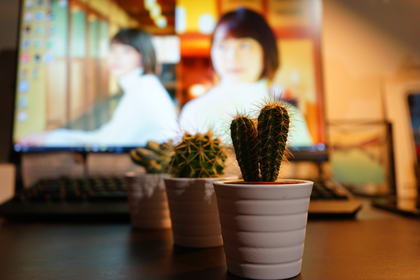
%> input picture FDFigures/plant2.ppm, 420 x 280 px, shrunk from 600 x 400 before the run
$ octave cw_main.m   (GNU Octave 9; MATLAB toolbox functions it lacks are replaced by stand-ins)
%> lines starting %> are read from the running program, lines starting %| are printed output that depends on the picture
### harris.m
function [cim, r, c] = harris(im, thresh, radius)

    error(nargchk(2,5,nargin));

    dx = [-1 0 1; -1 0 1; -1 0 1]; % Derivative masks
    dy = dx';

    Ix = conv2(im, dx, 'same');    % Image derivatives
    Iy = conv2(im, dy, 'same');

    % Generate Gaussian filter of size 6*sigma (+/- 3sigma) and of
    % minimum size 1x1.
    %g = fspecial('gaussian',max(1,fix(6*sigma)), sigma);
    temp = [0.03 0.105 0.222 0.286 0.222 0.105 0.03];
    g = temp'*temp;

    Ix2 = conv2(Ix.^2, g, 'same'); % Smoothed squared image derivatives
    Iy2 = conv2(Iy.^2, g, 'same');
    Ixy = conv2(Ix.*Iy, g, 'same');

    cim = ((Ix2.*Iy2 - Ixy.^2)./(Ix2 + Iy2 + eps)); % Harris corner measure

    % Alternate Harris corner measure used by some.  Suggested that
    %k=0.04; %- I find this a bit arbitrary and unsatisfactory.
    %cim = (Ix2.*Iy2 - Ixy.^2) - k*(Ix2 + Iy2).^2;


	% Extract local maxima by performing a grey scale morphological
	% dilation and then finding points in the corner strength image that
	% match the dilated image and are also greater than the threshold.
	sze = 2*radius+1;                   % Size of mask.
	mx = ordfilt2(cim,sze^2,ones(sze)); % Grey-scale dilate.
	cimmx = (cim==mx)&(cim>thresh);       % Find maxima.

	[r,c] = find(cimmx);                  % Find row,col coords.
    end

### getAutoInterestPoints.m
%Harris interest point detector
function [cim, x, y] = getAutoInterestPoints(imgExample, thresh, radius)

[cim, x, y] = harris(imgExample, thresh, radius);

end

### harrisDetector.m
function [x, y] = harrisDetector(imageName, patchSize, threshold, radius)
    if size(size(imread(imageName)),2) == 2
        imgExample = (imread(imageName));
    else
        imgExample = rgb2gray(imread(imageName));
    end
    [cim, x, y] = getAutoInterestPoints(imgExample, threshold, radius);
    [x, y] = removeEdgePoints(imgExample, x, y, patchSize);
end

### removeEdgePoints.m
function [x, y] = removeEdgePoints(imgExample, x, y, patchSize)
    %Remove edges at boundary
    [R, C] = size(imgExample);
    removalInx = [];
    for i = 1:size(x)
        if(x(i) < patchSize/2 || x(i) > R - patchSize/2)
            removalInx = [removalInx, i];
        end
        if(y(i) < patchSize/2 || y(i) > C - patchSize/2)
            removalInx = [removalInx, i];
        end
    end
    removalInx = unique(removalInx);
    x(removalInx) = [];
    y(removalInx) = [];
end

### getDescriptors.m
function res = getDescriptors(imgExample, x, y, patchSize, colorHistogram)
    descriptors = zeros(size(x,1), patchSize*patchSize);  % descriptor of size N*M
    colorHistDescriptors = zeros(size(x,1), 256);
    for k = 1:size(x)
        xPatch = x(k) - (patchSize/2);
        yPatch = y(k) - (patchSize/2);
        patchData = zeros(1, patchSize*patchSize);
        for i = 1:patchSize
            for j = 1:patchSize
                patchData(:,(i-1)*patchSize+j) = imgExample(xPatch+i, yPatch+j);
            end
        end
        if colorHistogram
            colorHistDescriptors(k,:) = histcounts(patchData, 256);
        else
            descriptors(k,:) = patchData;
        end
    end
    if colorHistogram
       res = colorHistDescriptors;
    else
       res = descriptors;
    end
end

### keepEqualNumPoints.m
function [sSizeDesp, lSizeDesp, SX, SY, LX, LY] = keepEqualNumPoints(sSizeDescriptors, lSizeDescriptors, sx, sy, lx, ly, inlinerFactor)
    %Use NN search to find equal pairs of closest interest points
    sSizeDesp = [];
    lSizeDesp = [];
    SX = [];
    SY = [];
    LX = [];
    LY = [];
    [nearestIndex, distance] = knnsearch(lSizeDescriptors, sSizeDescriptors, 'Distance', 'cityblock');
    inlinerFlag = distance < mean(distance)*inlinerFactor;
    for i = 1:size(inlinerFlag)
        if inlinerFlag(i)
            sSizeDesp = [sSizeDesp; sSizeDescriptors(i,:)];
            lSizeDesp = [lSizeDesp; lSizeDescriptors(nearestIndex(i),:)];
            SX = [SX, sx(i,:)'];
            SY = [SY, sy(i,:)'];
            LX = [LX, lx(nearestIndex(i), :)];
            LY = [LY, ly(nearestIndex(i), :)];
        end
    end
end

### matchDescriptorSize.m
function [desp1, desp2, X1, Y1, X2, Y2] = matchDescriptorSize(descriptors1, descriptors2, x1, y1, x2, y2, method)
    %When the method is 'Norm8Points', only 8 pairs of interest points will
    %be used, hence use NN method to find 8 pairs of closest interest points
    %When the method is 'RANSAC', equal pairs of interest points will be
    %used, hence use NN method to find equal pairs of closest interest
    %points
    inlinerFactor = 1.8;
    if size(descriptors2, 1) >= size(descriptors1, 1)
        if strcmp(method, 'Norm8Points')
            [desp1, desp2, X1, Y1, X2, Y2] = keepEightNearestPoints(descriptors1, descriptors2, x1, y1, x2, y2, inlinerFactor);
        elseif strcmp(method, 'RANSAC')
            [desp1, desp2, X1, Y1, X2, Y2] = keepEqualNumPoints(descriptors1, descriptors2, x1, y1, x2, y2, inlinerFactor);
        elseif strcmp(method, 'SortedDist')
            [desp1, desp2, X1, Y1, X2, Y2] = keepEqualNumPointsSortedDist(descriptors1, descriptors2, x1, y1, x2, y2, inlinerFactor);
        end
    elseif size(descriptors2, 1) < size(descriptors1, 1)
        if strcmp(method, 'Norm8Points')
            [desp2, desp1, X2, Y2, X1, Y1] = keepEightNearestPoints(descriptors2, descriptors1, x2, y2, x1, y1, inlinerFactor);
        elseif strcmp(method, 'RANSAC')
            [desp2, desp1, X2, Y2, X1, Y1] = keepEqualNumPoints(descriptors2, descriptors1, x2, y2, x1, y1, inlinerFactor);
        elseif strcmp(method, 'SortedDist')
            [desp2, desp1, X2, Y2, X1, Y1] = keepEqualNumPointsSortedDist(descriptors2, descriptors1, x2, y2, x1, y1, inlinerFactor);
        end
    end
end

### getHomographyMatrix.m
function [res, inliers, status] = getHomographyMatrix(x1, y1, x2, y2, method, nTrials)
    %[x2, y2] = rearrangePoints(nearestIndex, x2, y2);
    confidence = 99;
    threshold = 10;

    statusCode = struct('NoError',           int32(0),...
                    'NotEnoughPts',      int32(1),...
                    'NotEnoughInliers',  int32(2));

    n = size(x1,2);
    if(n >= 4)
        if strcmp(method, 'default')

            rows0 = zeros(3, n);
            rowsXY = -[x1; y1; ones(1,n)];
            hx = [rowsXY; rows0; x2.*x1; x2.*y1; x2];
            hy = [rows0; rowsXY; y2.*x1; y2.*y1; y2];
            h = [hx hy];
            [U, ~, V] = svd(h');
            res = (reshape(V(:,9), 3, 3)).';
            res = res./res(3,3);
            inliers(:) = true(1, n);
            status = statusCode.NoError;
        else
            if(size(x1,2) > size(x2,2))
                nPts = size(x2,2);
            else
                nPts = size(x1,2);
            end
            inliers = false(nPts, 1);
            maxNTrials = nTrials;
            curNTrials = 0;
            bestNInliers = 0;
            logOneMinusConf = log(1 - confidence);
            oneOverNPts = 1 / nPts;

              while curNTrials < maxNTrials
                [d, H] = estHomoMatrix(x1, y1, x2, y2);

                [curInliers, curNInliers] = findInliers(d, threshold);

                if bestNInliers < curNInliers
                    bestNInliers = curNInliers;
                    res = H;
                    inliers = curInliers;
                    % Update the number of trials
                    %maxNTrials = updateNumTrials(oneOverNPts, logOneMinusConf, curNInliers, maxNTrials);
                end
                curNTrials = curNTrials + 1;
              end

              if bestNInliers >= 4
                status = statusCode.NoError;
                res = res./res(3,3);
              else
                status = statusCode.NotEnoughInliers;
                res=zeros(3,3);
              end

        end
    else
        status = statusCode.NotEnoughInliers;
        inliers = false(n, 1);
        res=zeros(3,3);
    end


%==========================================================================
% Randomly select 4 points and compute the homography matrix.
%==========================================================================
function [d, H] = estHomoMatrix(x1, y1, x2, y2)

pts = datasample([x1; y1; x2; y2;] ,4 , 2,  'Replace', false);
H = norm4Point(pts(1,:), pts(2,:), pts(3,:), pts(4,:));
d = calHADistance(x1, y1, x2, y2, H);

function res = norm4Point(x1, y1, x2, y2)

rows0 = zeros(3, 4);
rowsXY = -[x1; y1; ones(1,4)];
hx = [rowsXY; rows0; x2.*x1; x2.*y1; x2];
hy = [rows0; rowsXY; y2.*x1; y2.*y1; y2];
h = [hx hy];
[U, ~, V] = svd(h');
res = (reshape(V(:,9), 3, 3)).';

function d = calHADistance(x1, y1, x2, y2, H)

% [7 lines of commented-out code are left out]
q = H * [x1; y1; ones(1, size(x1,2))];
p = q(3,:);
transPoints = [q(1,:)./p; q(2,:)./p];

%Calculate the homography accuracy HA
disM = [x2; y2] - transPoints([1,2], :);
d = hypot(disM(1,:), disM(2,:));

function [curInliers, curNInliers] = findInliers(d, threshold)

idx = 1;
curNInliers = 0;
curInliers = false(size(d,2), 1);
while(idx <= size(d,2))
    if(d(idx) <= threshold)
        curNInliers = curNInliers + 1;
        curInliers(idx) = true;
    end
    idx = idx + 1;
end

%==========================================================================
% Update the number of trials based on the desired confidence and the
% inlier ratio.
% Referenced from Matlab estimateFundamentalMatrix.m function
%==========================================================================
% [18 lines left out: function updateNumTrials, not called in this run]

### getHomoAccuracy.m
function [HA, HD] = getHomoAccuracy(oriPoints, transPoints)
    %HD is computed as the sum of difference between transformed points and
    %the original points
    %HA is computed as the rate where the transformed points is identical
    %to the original points
    HA = 0;
    HD = abs(oriPoints - transPoints);
    correctMapped = HD < ones(2, size(HD, 2));
    for i = 1:size(correctMapped,2)
        if correctMapped(1,i) && correctMapped(1,i)
            HA = HA + 1;
        end
    end
    HA = HA / size(correctMapped,2); %Homography Accuracy
    HD = sum(sum(HD));

end

### getFundamentalMatrix.m
function [F, inliers] = getFundamentalMatrix(pts1, pts2, method, numTrials)
    integerClass = 'int32';
    outputClass = 'double';
    distanceThreshold = 10;
    conf = 0.99;

    threshold = cast(distanceThreshold, outputClass);
    nTrials = cast(numTrials, integerClass);
    numPts = cast(size(pts1, 1), integerClass);
    inliers = false(numPts, 1);
    homoPts1 = coder.nullcopy(zeros(3, numPts, outputClass));
    homoPts2 = coder.nullcopy(zeros(3, numPts, outputClass));
    homoPts1(3, :)   = 1;
    homoPts2(3, :)   = 1;

    homoPts1(1:2, :) = pts1';
    homoPts2(1:2, :) = pts2';

    if strcmp(method, 'Norm8Points')
        F = norm8Point(homoPts1, homoPts2, outputClass, integerClass);
        inliers = ones(1, numPts);
    elseif strcmp(method, 'RANSAC')
        inliers(:) = ransac(outputClass, integerClass, homoPts1, homoPts2, numPts, nTrials,...
        threshold, conf);
        % Compute the fundamental matrix from the inliers
        F = norm8Point(homoPts1(:, inliers), homoPts2(:, inliers), outputClass,...
        integerClass);
    end
end

% Compute the distance of points according to a fundamental matrix.
% [10 lines left out: function computeDistance, not called in this run]

% Randomly select 8 points and compute the fundamental matrix.
% [8 lines left out: function estTFormDistance, not called in this run]


% Function norm8Point computes the fundamental matrix using THE NORMALIZED
% 8-POINT ALGORITHM as described in page 281 of the following reference:
%   R. Hartley, A. Zisserman, "Multiple View Geometry in Computer Vision,"
%   Cambridge University Press, 2003.
% [39 lines left out: functions norm8Point, findInliers, not called in this run]


% Update the number of trials based on the desired confidence and the
% inlier ratio.
% [53 lines left out: functions updateNumTrials, ransac, not called in this run]

### cw_main.m
init;
%> (this line was passed over: init is not available in this run)
patchSize = 32;

%% Q1.2.a) Harris interest point detector
imageName1 = 'FDFigures/plant2.ppm';
imageName2 = 'FDFigures/plant3.ppm';

if size(size(imread(imageName1)),2) == 2
    imgExample1 = (imread(imageName1));
    imgExample2 = (imread(imageName2));
else
    imgExample1 = rgb2gray(imread(imageName1));
%> imgExample1: size 280x420 uint8; min 0, max 251, mean 114.5
    imgExample2 = rgb2gray(imread(imageName2));
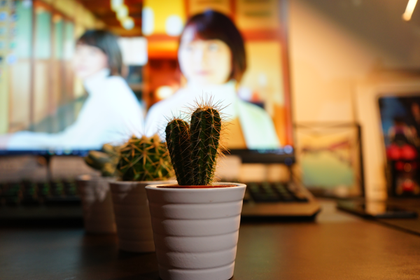
%> input picture FDFigures/plant3.ppm, 420 x 280 px, shrunk from 600 x 400 before the run
%> imgExample2: size 280x420 uint8; min 0, max 254, mean 120.2
end


[x1, y1] = harrisDetector(imageName1, patchSize, 100, 10);
%> in harris, `cimmx = (cim==mx)&(cim>thresh);`:
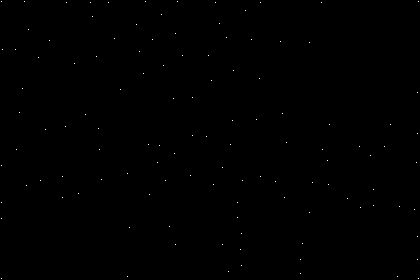
%> cimmx: size 280x420 logical; 0.1% white in thin lines or dots
%> in harris, `[r,c] = find(cimmx);`: r = 117 values from 2 to 279; c = 117 values from 2 to 419
%> in getAutoInterestPoints, `[cim, x, y] = harris(imgExample, thresh, radius);`: x = 117 values, max 279 at index 5, min 2 at index 1, mean 133.3; y = 117 values from 2 to 419
%> after the loop in removeEdgePoints, `for i = 1:size(x)`: removalInx = 34 values from 1 to 117
%> in removeEdgePoints, `removalInx = unique(removalInx);`: removalInx = 30 values from 1 to 117
%> in harrisDetector, `[x, y] = removeEdgePoints(imgExample, x, y, patchSize);`: x = 87 values, max 260 at index 70, min 17 at index 17, mean 136.6; y = 87 values from 16 to 400
%> x1 has the same summary as x in harrisDetector; y1 = 87 values from 16 to 400
[x2, y2] = harrisDetector(imageName2, patchSize, 100, 10);
%> call 2 of harris, with thresh = 100, radius = 10
%> in harris (call 2), `Ixy = conv2(Ix.*Iy, g, 'same');`:
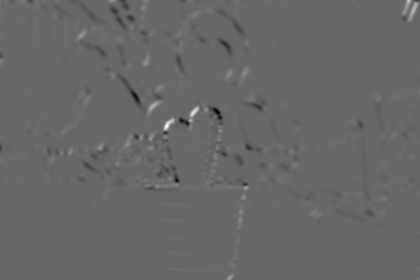
%> Ixy: size 280x420 double; min -34222.6, max 49677.9, mean -71.6; drawn with min black and max white
%> in harris (call 2), `cimmx = (cim==mx)&(cim>thresh);`: cimmx: size 280x420 logical; 0.1% white in thin lines or dots
%> in harris (call 2), `[r,c] = find(cimmx);`: r = 115 values from 2 to 279; c = 115 values from 2 to 419
%> x2 = 84 values, max 263 at index 54, min 16 at index 23, mean 141.4; y2 = 84 values from 24 to 398


%% Q1.2.b)
%Get color histogram descriptor
colorHistogram = true; %Using the intensity at each pixel of the map is better than using color histogram
descriptors1 = getDescriptors(imgExample1, x1, y1, patchSize, colorHistogram);
%> the loop in getDescriptors, `for k = 1:size(x)` made 87 passes
%> (xPatch, yPatch) on passes 1 to 12: (34, 0), (134, 1), (97, 4), (73, 7), (170, 11), (14, 13), (42, 23), (165, 25), (114, 30), (25, 34), (161, 47), (182, 47)
%> after the loop in getDescriptors, `for k = 1:size(x)`:
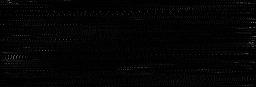
%> colorHistDescriptors: size 87x256 double; min 0, max 110, mean 4
%> after the loop in getDescriptors, `for k = 1:size(x)`: descriptors: size 87x1024 double; every value is 0
%> after the loop in getDescriptors, `for k = 1:size(x)`: patchData = 1024 values, max 173 at index 19, min 5 at index 727, mean 69.01
descriptors2 = getDescriptors(imgExample2, x2, y2, patchSize, colorHistogram);
%> call 2 of getDescriptors, with patchSize = 32, colorHistogram = true
%> the loop in getDescriptors (call 2), `for k = 1:size(x)` made 84 passes
%> (xPatch, yPatch) on passes 1 to 12: (165, 8), (114, 13), (46, 29), (101, 34), (118, 34), (2, 42), (43, 46), (115, 47), (166, 47), (137, 48), (24, 65), (161, 66)
%> after the loop in getDescriptors (call 2), `for k = 1:size(x)`:
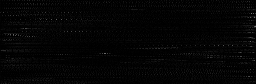
%> colorHistDescriptors: size 84x256 double; min 0, max 124, mean 4
%> after the loop in getDescriptors (call 2), `for k = 1:size(x)`: descriptors: size 84x1024 double; every value is 0
%> after the loop in getDescriptors (call 2), `for k = 1:size(x)`: patchData = 1024 values, max 164 at index 33, min 16 at index 632, mean 73.68

%feature detection and descriptor by SIFT
%[features1, descriptors1] = vl_sift(single(imgExample1), 'EdgeThresh', 3);
%[features2, descriptors2] = vl_sift(single(imgExample2), 'EdgeThresh', 3);

%Show interest points
subplot(1,2,1);
imshow(imageName1);
title('Interest points detection for Test image 1');
hold on;
%plot(features1(1,:), features1(2,:), 'rx');
plot(y1,x1,'rx');
hold off;

subplot(1,2,2);
imshow(imageName2);
title('Interest points detection Test image 2');
hold on;
%plot(features2(1,:), features2(2,:), 'rx');
plot(y2,x2,'rx');
hold off;


%[descriptors1, descriptors2, x1, y1, x2, y2] = matchDescriptorSize(descriptors1', descriptors2', features1(1,:)', features1(2,:)', features2(1,:)', features2(2,:)', 'Norm8Points');
%[descriptors1, descriptors2, x1, y1, x2, y2] = matchDescriptorSize(descriptors1', descriptors2', features1(1,:)', features1(2,:)', features2(1,:)', features2(2,:)', 'RANSAC');
%[descriptors1, descriptors2, x1, y1, x2, y2] = matchDescriptorSize(descriptors1, descriptors2, x1, y1, x2, y2, 'Norm8Points');
[descriptors1, descriptors2, x1, y1, x2, y2] = matchDescriptorSize(descriptors1, descriptors2, x1, y1, x2, y2, 'RANSAC');
%> in keepEqualNumPoints, `[nearestIndex, distance] = knnsearch(lSizeDescriptors, sSizeDescriptor..`: nearestIndex = 84 values, max 87 at index 68, min 3 at index 57, mean 46.57; distance = 84 values, max 1562 at index 20, min 452 at index 12, mean 960.8
%> in keepEqualNumPoints, `inlinerFlag = distance < mean(distance)*inlinerFactor;`: inlinerFlag = 84 logical values, 84 true
%> the loop in keepEqualNumPoints, `for i = 1:size(inlinerFlag)` made 84 passes
%> (SX, SY, LX, LY) on passes 1 to 3: (181, 24, 114, 283), ([181 130], [24 29], [114 145], [283 149]), ([181 130 62], [24 29 45], [114 145 41], [283 149 50])
%> (SX, SY) on pass 16: ([181 130 62 117 134 18 59 131 182 153 40 177 232 92 26 198], [24 29 45 50 50 58 62 63 63 64 81 82 83 86 103 103])
%> after the loop in keepEqualNumPoints, `for i = 1:size(inlinerFlag)`: LX = 84 values, max 234 at index 16, min 17 at index 75, mean 127; LY = 84 values, max 400 at index 68, min 20 at index 57, mean 207.2; SX has the same summary as x2 outside keepEqualNumPoints; SY = 84 values from 24 to 398
%> in matchDescriptorSize, `[desp2, desp1, X2, Y2, X1, Y1] = keepEqualNumPoints(descriptors2, desc..`: X2 has the same summary as x2 outside matchDescriptorSize; X1 has the same summary as LX in keepEqualNumPoints; Y1 has the same summary as LY in keepEqualNumPoints
%> x1 has the same summary as LX in keepEqualNumPoints; y1 has the same summary as LY in keepEqualNumPoints

%Show interest points
figure;
subplot(1,2,1);
imshow(imageName1);
title('NN paired patches Test image 1');
hold on;
plot(y1,x1,'rx');
hold off;

subplot(1,2,2);
imshow(imageName2);
title('NN paired patches Test image 2');
hold on;
plot(y2,x2,'rx');
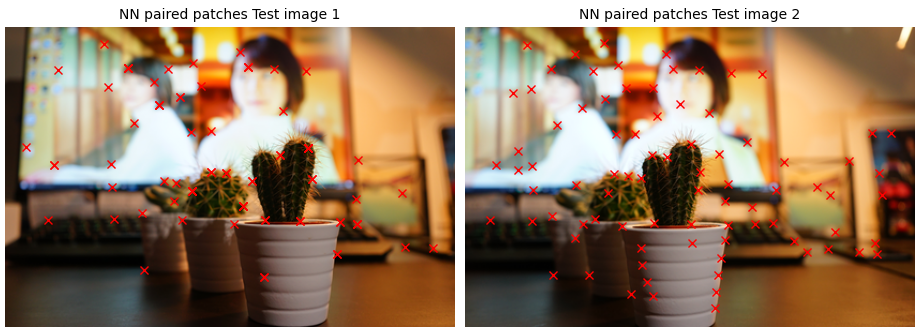
%> figure redrawn from the program's plot data, 2 panels
hold off;

%% Q1.2.c)
%nearestIndex[i] = x means that ith descriptor1 is nearest to xth
%descriptor2
%[nearestIndex, distance] = knnsearch(descriptors2, descriptors1, 'Distance', 'cityblock');

%% Q1.3.a) Q1.3.c)
[h, status1] = getHomographyMatrix(x1, y1, x2, y2, 'RANSAC', 10000);
%> the loop in getHomographyMatrix, `while curNTrials < maxNTrials` made 10000 passes
%> (curNInliers, bestNInliers) on passes 1, 9, 36, 43: (4, 4), (5, 5), (7, 7), (16, 16)
%> curNInliers on passes 2 to 7: 4, 4, 4, 4, 4, 4
%> after the loop in getHomographyMatrix, `while curNTrials < maxNTrials`: bestNInliers = 22; curNTrials = 10000; inliers = 84 logical values, 22 true; res = [-0.0512 0.00144 -0.439; 0.00569 -0.0497 0.894; 1.66e-05 2.42e-05 -0.0584]
%> in getHomographyMatrix, `res = res./res(3,3);`: res = [0.878 -0.0247 7.52; -0.0974 0.851 -15.31; -0.000285 -0.000414 1]
%> h has the same summary as res in getHomographyMatrix; status1 = 84 logical values, 22 true

%Obtain the projection points from image 2 to image 1
homoTransPoints = h*[x1;y1;ones(1,size(x1,2))];
oneOverHomoZ=(1./homoTransPoints(3,:));
%> oneOverHomoZ = 84 values, max 1.29 at index 68, min 1.03 at index 3, mean 1.14
oneOverHomoZ=[oneOverHomoZ; oneOverHomoZ; oneOverHomoZ];
%> oneOverHomoZ = 84 columns, first 8: [1.18 1.11 1.03 1.13 1.08 1.13 1.06 1.27; 1.18 1.11 1.03 1.13 1.08 1.13 1.06 1.27; 1.18 1.11 1.03 1.13 1.08 1.13 1.06 1.27]
transPoints = oneOverHomoZ.*homoTransPoints; %Change from homogeneous coordinate to imhomogeneous coordinates
%> transPoints = 84 columns, first 8: [118.3 146.2 43.69 156.6 128.3 165.2 58.46 227.8; 252.2 108.6 24.04 134.3 61.15 116.3 65.39 359.9; 1 1 1 1 1 1 1 1]

%Calculate the homography accuracy HA
[HA, HD] = getHomoAccuracy([x2; y2], transPoints([1,2], :));
%> in getHomoAccuracy, `HD = abs(oriPoints - transPoints);`: HD = 84 columns, first 8: [62.68 16.18 18.31 39.6 5.72 147.2 0.542 96.78; 228.2 79.58 20.96 84.28 11.15 58.32 3.39 296.9]
%> in getHomoAccuracy, `HA = HA / size(correctMapped,2);`: HA = 0.167
%> in getHomoAccuracy, `HD = sum(sum(HD));`: HD = 9587.1
%> HA = 0.167; HD = 9587.1

% Draw the projected point back to image 1
figure;
imshow(imageName2);
title('Projected figure from image 1 to image 2');
hold on;
plot(transPoints(2,:), transPoints(1,:), 'rx');
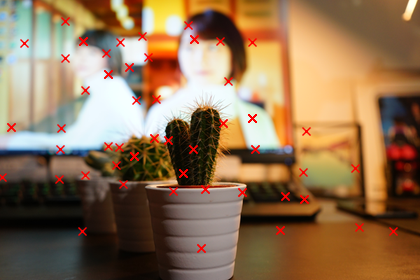
%> figure redrawn from the program's plot data; its title reads 'Projected figure from image 1 to image 2'
hold off;


%% Q1.3.b) Q1.3.d) Computing fundamental matrix F, where x'^TFx = 0
%Using MATLAB build-in function
%[F,inliersIndex] = estimateFundamentalMatrix([x1', y1'],[x2', y2'], 'Method', 'Norm8Point');
%[F,inliersIndex] = estimateFundamentalMatrix([x1', y1'],[x2', y2'], 'Method', 'RANSAC')

%Using own implementation
%[F,inliersIndex] = getFundamentalMatrix([x1', y1'],[x2', y2'], 'Norm8Points', 1);
[F,inliersIndex] = getFundamentalMatrix([x1', y1'],[x2', y2'], 'RANSAC', 10000);
%> the run ends on the next line
